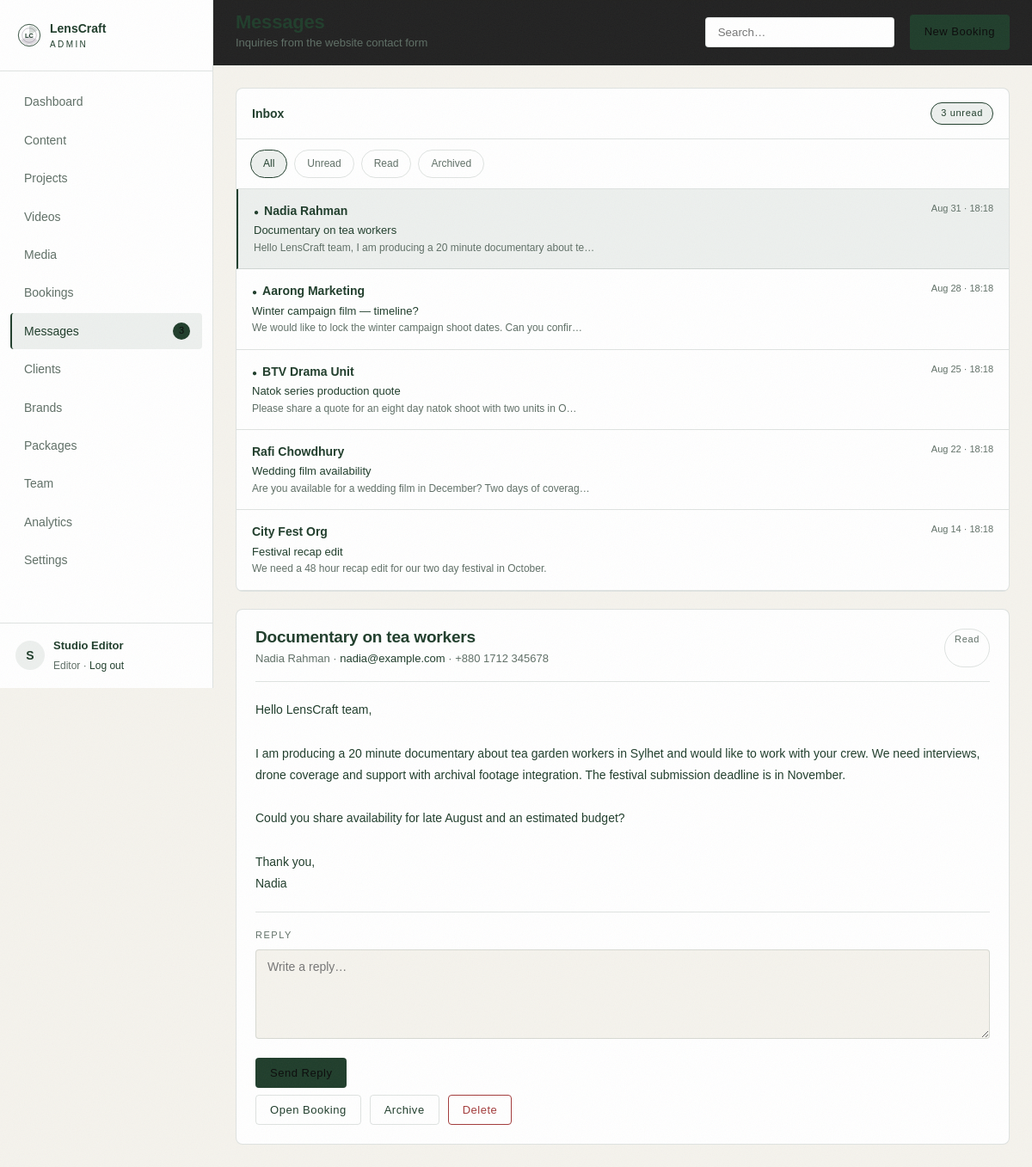
/admin/messages?id=1 (signed in), run on the app's committed database.
### tables this page shows
CREATE TABLE IF NOT EXISTS users (
  id            INT UNSIGNED NOT NULL AUTO_INCREMENT,
  name          VARCHAR(120) NOT NULL,
  email         VARCHAR(160) NOT NULL,
  password_hash VARCHAR(255) NOT NULL,
  role          ENUM('owner','editor') NOT NULL DEFAULT 'editor',
  phone         VARCHAR(40)  NULL,
  last_login_at DATETIME     NULL,
  created_at    DATETIME     NOT NULL DEFAULT CURRENT_TIMESTAMP,
  PRIMARY KEY (id),
  UNIQUE KEY uniq_users_email (email)
);

CREATE TABLE IF NOT EXISTS messages (
  id         INT UNSIGNED NOT NULL AUTO_INCREMENT,
  name       VARCHAR(160) NOT NULL,
  email      VARCHAR(160) NULL,
  phone      VARCHAR(40)  NULL,
  subject    VARCHAR(200) NOT NULL,
  body       TEXT         NOT NULL,
  status     ENUM('unread','read','archived') NOT NULL DEFAULT 'unread',
  booking_id INT UNSIGNED NULL,
  created_at DATETIME NOT NULL DEFAULT CURRENT_TIMESTAMP,
  PRIMARY KEY (id),
  KEY idx_message_status (status)
);

### app/Controllers/Controller.php (called while the page is built, shortened)
<?php
abstract class Controller
{
    protected function admin(string $template, array $data = []): void
    {
        $data['user'] = Auth::user();
        $data['settings'] = Settings::all();
        render($template, $data, 'admin');
    }
}

### app/Controllers/Admin/MessageController.php (called while the page is built, shortened)
<?php
class MessageController extends Controller
{
    public function index(): void
    {
        $status = (string) request('status', '');
        $search = (string) request('q', '');
        $messages = Message::filtered($status, $search);
        $selectedId = (int) request('id', 0);
        $selected = $selectedId > 0 ? Message::find($selectedId) : ($messages[0] ?? null);
        if ($selected) {
            $selected['status'] = $selected['status'] === 'unread' ? 'read' : $selected['status'];
        }
        $this->admin('admin.messages.index', [
            'pageTitle'    => 'Messages',
            'pageSubtitle' => 'Inquiries from the website contact form',
            'actionLabel'  => 'New Booking',
            'actionUrl'    => url('/admin/bookings/create'),
            'activeNav'    => 'messages',
            'messages'     => $messages,
            'selected'     => $selected,
            'replies'      => $selected ? Message::replies((int) $selected['id']) : [],
            'unread'       => Message::unreadCount(),
            'status'       => $status,
            'search'       => $search,
        ]);
    }
}

### public/index.php (called while the page is built, shortened)
<?php
require __DIR__ . '/../app/bootstrap.php';
$router = new Router();
$path = parse_url($_SERVER['REQUEST_URI'] ?? '/', PHP_URL_PATH) ?: '/';
try {
    $router->dispatch($_SERVER['REQUEST_METHOD'] ?? 'GET', $path);
} catch (Throwable $e) {
    if (config('app_debug')) {
        http_response_code(500);
        echo '<pre style="background:#0B0B0B;color:#F5F5F5;padding:24px;font:13px/1.6 monospace">';
        echo e($e->getMessage()) . "\n\n" . e($e->getTraceAsString());
        echo '</pre>';
        exit;
    }
    error_log($e->getMessage());
    http_response_code(500);
    echo view('site.500', [], 'site');
}

### app/config.php (called while the page is built)
<?php
return array_merge([
    'app_name'    => 'LensCraft Production',
    'app_env'     => 'local',
    'app_debug'   => true,
    'base_url'    => '',
    'db' => [
        'host'    => '127.0.0.1',
        'port'    => 3306,
        'name'    => 'lenscraft',
        'user'    => 'root',
        'pass'    => '',
        'charset' => 'utf8mb4',
    ],
    'uploads' => [
        'video_dir'   => __DIR__ . '/../public/uploads/videos',
        'image_dir'   => __DIR__ . '/../public/uploads/images',
        'thumb_dir'   => __DIR__ . '/../public/uploads/thumbs',
        'temp_dir'    => __DIR__ . '/../storage/temp',
        'max_video'   => 2 * 1024 * 1024 * 1024,
        'max_image'   => 12 * 1024 * 1024,
        'chunk_size'  => 4 * 1024 * 1024,
        'video_types' => ['video/mp4', 'video/quicktime', 'video/x-matroska', 'video/webm'],
        'image_types' => ['image/jpeg', 'image/png', 'image/webp', 'image/gif', 'image/svg+xml'],
        'doc_types'   => ['application/pdf', 'text/plain'],
    ],
    'session_name' => 'lenscraft_admin',
    'timezone'     => 'Asia/Dhaka',
], file_exists(__DIR__ . '/config.local.php') ? require __DIR__ . '/config.local.php' : []);

### app/bootstrap.php (called while the page is built, shortened)
<?php
require __DIR__ . '/helpers.php';
spl_autoload_register(static function (string $class): void {
    $relative = str_replace('\\', DIRECTORY_SEPARATOR, substr($class, 4));
    $file = __DIR__ . DIRECTORY_SEPARATOR . $relative . '.php';
});

### app/Models/Message.php (called while the page is built, shortened)
<?php
class Message
{
    public static function filtered(string $status = '', string $search = ''): array
    {
        $sql = 'SELECT * FROM messages WHERE 1 = 1';
        $params = [];
        $sql .= ' ORDER BY created_at DESC';
        return Database::all($sql, $params);
    }
    public static function find(int $id): ?array
    {
        return Database::first('SELECT * FROM messages WHERE id = ?', [$id]);
    }
    public static function unreadCount(): int
    {
        return (int) Database::value('SELECT COUNT(*) FROM messages WHERE status = "unread"', [], 0);
    }
}

### app/Support/Database.php (called while the page is built, shortened)
<?php
class Database
{
    private static ?PDO $pdo = null;
    public static function pdo(): PDO
    {
        if (self::$pdo instanceof PDO) {
            return self::$pdo;
        }
        $cfg = config('db');
        $dsn = sprintf('mysql:host=%s;port=%d;dbname=%s;charset=%s', $cfg['host'], $cfg['port'], $cfg['name'], $cfg['charset']);
        try {
            self::$pdo = new PDO($dsn, $cfg['user'], $cfg['pass'], [
                PDO::ATTR_ERRMODE            => PDO::ERRMODE_EXCEPTION,
                PDO::ATTR_DEFAULT_FETCH_MODE => PDO::FETCH_ASSOC,
                PDO::ATTR_EMULATE_PREPARES   => false,
            ]);
        } catch (PDOException $e) {
            throw new RuntimeException(
                'Database connection failed. Start MySQL in XAMPP and import database/schema.sql. (' . $e->getMessage() . ')',
                0,
                $e
            );
        }
        return self::$pdo;
    }
    public static function run(string $sql, array $params = []): PDOStatement
    {
        $stmt = self::pdo()->prepare($sql);
        $stmt->execute($params);
        return $stmt;
    }
    public static function all(string $sql, array $params = []): array
    {
        return self::run($sql, $params)->fetchAll();
    }
    public static function first(string $sql, array $params = []): ?array
    {
        $row = self::run($sql, $params)->fetch();
        return $row === false ? null : $row;
    }
    public static function value(string $sql, array $params = [], mixed $default = null): mixed
    {
        $value = self::run($sql, $params)->fetchColumn();
        return $value === false ? $default : $value;
    }
}

### app/Support/Auth.php (called while the page is built, shortened)
<?php
class Auth
{
    public static function user(): ?array
    {
        static $cached = null;
        if ($cached === null) {
            $cached = Database::first('SELECT * FROM users WHERE id = ? LIMIT 1', [$_SESSION['user_id']]);
        }
        return $cached;
    }
}

### app/Views/admin/messages/index.php (the view, shortened to what this page needs)
<div class="inbox">
    <aside class="inbox__list card card--flush">
        <header class="inbox__head">
            <strong>Inbox</strong>
            <span class="badge badge--accent"><?= (int) $unread ?> unread</span>
        </header>
        <div class="chips chips--pad">
            <?php foreach (['' => 'All', 'unread' => 'Unread', 'read' => 'Read', 'archived' => 'Archived'] as $key => $label): ?>
                <a class="chip <?= $status === $key ? 'is-active' : '' ?>" href="<?= url('/admin/messages') ?><?= $key ? '?status=' . $key : '' ?>"><?= e($label) ?></a>
            <?php endforeach; ?>
        </div>
        <ul>
            <?php foreach ($messages as $message): ?>
                <li class="<?= $selected && (int) $selected['id'] === (int) $message['id'] ? 'is-active' : '' ?> <?= $message['status'] === 'unread' ? 'is-unread' : '' ?>">
                    <a href="<?= url('/admin/messages') ?>?id=<?= (int) $message['id'] ?><?= $status ? '&status=' . e($status) : '' ?>">
                        <div class="inbox__row">
                            <strong><?= e($message['name']) ?></strong>
                            <time><?= e(time_ago($message['created_at'])) ?></time>
                        </div>
                        <span class="inbox__subject"><?= e($message['subject']) ?></span>
                        <span class="inbox__preview"><?= e(excerpt($message['body'], 70)) ?></span>
                    </a>
                </li>
            <?php endforeach; ?>
        </ul>
    </aside>
    <section class="inbox__read card">
        <?php if ($selected): ?>
            <header class="inbox__readhead">
                <div>
                    <h2><?= e($selected['subject']) ?></h2>
                    <p><?= e($selected['name']) ?> · <a href="mailto:<?= e((string) $selected['email']) ?>"><?= e((string) $selected['email']) ?></a> · <?= e((string) $selected['phone']) ?></p>
                </div>
                <span class="badge badge--<?= e(status_tone($selected['status'])) ?>"><?= e(ucfirst($selected['status'])) ?></span>
            </header>
            <div class="message-body"><?= nl2br(e($selected['body'])) ?></div>
            <form method="post" action="<?= url('/admin/messages/' . $selected['id'] . '/reply') ?>" class="reply-form">
                <label class="field">
                    <span>Reply</span>
                    <textarea name="body" rows="5" placeholder="Write a reply…"></textarea>
                </label>
                <button class="btn btn--primary btn--sm" type="submit">Send Reply</button>
            </form>
            <div class="btn-row">
                <form method="post" action="<?= url('/admin/messages/' . $selected['id'] . '/booking') ?>">
                    <button class="btn btn--ghost btn--sm" type="submit">
                        <?= $selected['booking_id'] ? 'Open Booking' : 'Create Booking' ?>
                    </button>
                </form>
                <form method="post" action="<?= url('/admin/messages/' . $selected['id'] . '/status') ?>">
                    <button class="btn btn--ghost btn--sm" type="submit">Archive</button>
                </form>
                <form method="post" action="<?= url('/admin/messages/' . $selected['id'] . '/delete') ?>" data-confirm="Delete this message?">
                    <button class="btn btn--danger btn--sm" type="submit">Delete</button>
                </form>
            </div>
        <?php else: ?>
            <p class="empty">Select a message from the list.</p>
        <?php endif; ?>
    </section>
</div>

### app/Support/Router.php (shortened to what this page needs)
<?php
class Router
{
    private array $routes = ['GET' => [], 'POST' => []];
    private function add(string $method, string $path, callable|string $handler): void
    {
        $params = [];
        $pattern = preg_replace_callback('~\{(\w+)\}~', static function (array $m) use (&$params): string {
            $params[] = $m[1];
            return '([^/]+)';
        }, '/' . trim($path, '/'));
        $this->routes[$method][] = [
            'pattern' => '~^' . rtrim((string) $pattern, '/') . '/?$~',
            'handler' => $handler,
            'params'  => $params,
        ];
    }
    public function dispatch(string $method, string $path): void
    {
        $path = '/' . trim($path, '/');
        $method = $method === 'POST' ? 'POST' : 'GET';
        foreach ($this->routes[$method] as $route) {
            if (preg_match($route['pattern'], $path, $matches)) {
                array_shift($matches);
                $this->call($route['handler'], $matches);
                return;
            }
        }
    }
    private function call(callable|string $handler, array $args): void
    {
        if (is_string($handler)) {
            [$class, $method] = explode('@', $handler);
            $controller = new $class();
            $controller->{$method}(...$args);
            return;
        }
    }
}

### app/Views/layouts/admin.php (shortened to what this page needs)
<?php
$user = $user ?? [];
$activeNav = $activeNav ?? '';
$unread = Message::unreadCount();
$navItems = [
    ['key' => 'dashboard', 'label' => 'Dashboard', 'url' => url('/admin')],
    ['key' => 'content',   'label' => 'Content',   'url' => url('/admin/content')],
    ['key' => 'projects',  'label' => 'Projects',  'url' => url('/admin/projects')],
    ['key' => 'videos',    'label' => 'Videos',    'url' => url('/admin/videos')],
    ['key' => 'media',     'label' => 'Media',     'url' => url('/admin/media')],
    ['key' => 'bookings',  'label' => 'Bookings',  'url' => url('/admin/bookings')],
    ['key' => 'messages',  'label' => 'Messages',  'url' => url('/admin/messages'), 'badge' => $unread],
    ['key' => 'clients',   'label' => 'Clients',   'url' => url('/admin/clients')],
    ['key' => 'brands',    'label' => 'Brands',    'url' => url('/admin/brands')],
    ['key' => 'packages',  'label' => 'Packages',  'url' => url('/admin/packages')],
    ['key' => 'team',      'label' => 'Team',      'url' => url('/admin/team')],
    ['key' => 'analytics', 'label' => 'Analytics', 'url' => url('/admin/analytics')],
    ['key' => 'settings',  'label' => 'Settings',  'url' => url('/admin/settings')],
];
?>
<!doctype html>
<html lang="en">
<head>
    <link rel="stylesheet" href="<?= asset('css/site.css') ?>">
    <link rel="stylesheet" href="<?= asset('css/admin.css') ?>">
</head>
<body class="admin">
<aside class="sidebar" id="sidebar">
    <a class="sidebar__brand" href="<?= url('/admin') ?>">
        <img src="<?= asset('img/logo.svg') ?>" alt="" width="28" height="28">
        <span>LensCraft<small>ADMIN</small></span>
    </a>
    <nav class="sidebar__nav">
        <?php foreach ($navItems as $item): ?>
            <a href="<?= $item['url'] ?>" class="<?= $activeNav === $item['key'] ? 'is-active' : '' ?>">
                <?= e($item['label']) ?>
                <?php if (!empty($item['badge'])): ?><i class="dot"><?= (int) $item['badge'] ?></i><?php endif; ?>
            </a>
        <?php endforeach; ?>
    </nav>
    <div class="sidebar__user">
        <span class="avatar"><?= e(mb_substr($user['name'] ?? 'A', 0, 1)) ?></span>
        <div>
            <strong><?= e($user['name'] ?? 'Admin') ?></strong>
            <small><?= e(ucfirst($user['role'] ?? 'editor')) ?> · <a href="<?= url('/admin/logout') ?>">Log out</a></small>
        </div>
    </div>
</aside>
<div class="main">
    <header class="topbar">
        <div class="topbar__title">
            <h1><?= e($pageTitle ?? 'Dashboard') ?></h1>
            <p><?= e($pageSubtitle ?? '') ?></p>
        </div>
        <form class="topbar__search" method="get" action="<?= e(strtok($_SERVER['REQUEST_URI'] ?? url('/admin'), '?')) ?>">
            <input type="search" name="q" value="<?= e((string) request('q', '')) ?>" placeholder="Search…">
        </form>
        <?php if (!empty($actionLabel)): ?>
            <a class="btn btn--primary btn--sm" href="<?= e($actionUrl ?? '#') ?>"><?= e($actionLabel) ?></a>
        <?php endif; ?>
    </header>
    <div class="content">
        <?= $content ?>
    </div>
</div>
</body>
</html>

### data on the page
users: name "S", name "Studio Editor", role "Editor"
messages: name "Nadia Rahman", created_at "Aug 31 · 18:18", subject "Documentary on tea workers", body "Hello LensCraft team, I am producing a 20 minute documentary about te…", email "nadia@example.com", phone "+880 1712 345678", body "Hello LensCraft team, I am producing a 20 minute documentary about tea garden workers in Sylhet and would like to work with your crew. We need interviews, drone coverage and support with archival footage integration. The festival submission deadline is in November. Could you share availability for late August and an estimated budget? Thank you, Nadia"
messages: name "Aarong Marketing", created_at "Aug 28 · 18:18", subject "Winter campaign film — timeline?", body "We would like to lock the winter campaign shoot dates. Can you confir…"
messages: name "BTV Drama Unit", created_at "Aug 25 · 18:18", subject "Natok series production quote", body "Please share a quote for an eight day natok shoot with two units in O…"
messages: name "Rafi Chowdhury", created_at "Aug 22 · 18:18", subject "Wedding film availability", body "Are you available for a wedding film in December? Two days of coverag…"
messages: name "City Fest Org", created_at "Aug 14 · 18:18", subject "Festival recap edit", body "We need a 48 hour recap edit for our two day festival in October."

### other printed values
$item['label'] "Dashboard"
$item['label'] "Content"
$item['label'] "Projects"
$item['label'] "Videos"
$item['label'] "Media"
$item['label'] "Bookings"
$item['label'] "Messages"
$item['badge'] "3"
$item['label'] "Clients"
$item['label'] "Brands"
$item['label'] "Packages"
$item['label'] "Team"
$item['label'] "Analytics"
$item['label'] "Settings"
$label "All"
